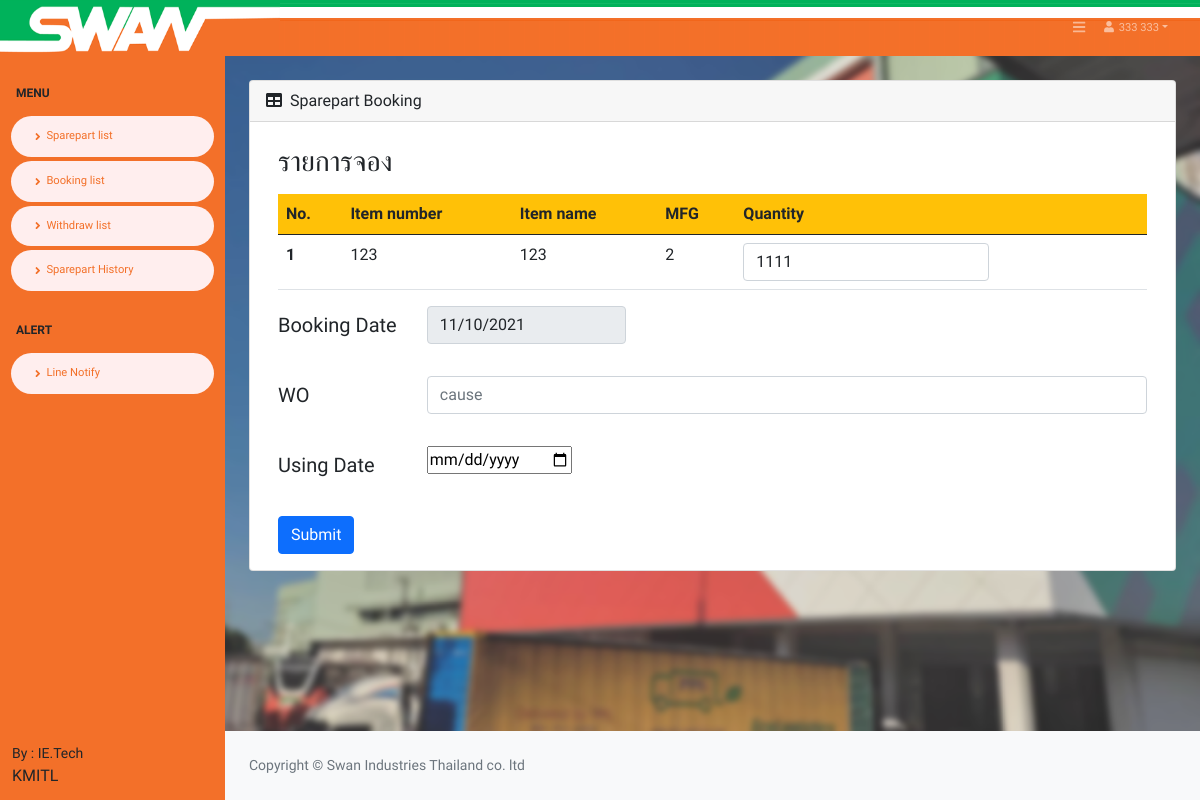
/Member_Booking_form.php?act=edit&ID=58 (signed in), run on the app's committed database.
### tables this page shows
CREATE TABLE `tbl_spare_part` (
  `Sp_ID` int(11) NOT NULL,
  `Sp_number` varchar(20) NOT NULL,
  `Sp_Name` varchar(20) NOT NULL,
  `Sp_Itemgroup` varchar(100) NOT NULL,
  `Sp_warehouse` varchar(100) NOT NULL,
  `Sp_Quantity` int(11) NOT NULL,
  `Sp_Mfg` varchar(100) NOT NULL,
  `Sp_Image` varchar(100) NOT NULL,
  `Sp_Unit` varchar(100) NOT NULL,
  `datesave` date NOT NULL DEFAULT current_timestamp()
);

### Member_Booking_form.php (the view, shortened to what this page needs)
<!DOCTYPE html>
<html lang="en">
    <?php include('h_member.php');
          include('condb.php');
          ?>
    <?php
       $Sp_ID = $_REQUEST["ID"];
       $sql = "SELECT * FROM tbl_spare_part WHERE Sp_ID='$Sp_ID' ";
       $result = mysqli_query($con, $sql) or die ("Error in query: $sql " . mysqli_error());
       $row = mysqli_fetch_array($result);
       extract($row);
    ?>
    <body class="sb-nav-fixed">
  <?php include('nav_Member.php');?>
    <div id="layoutSidenav_content">
    <main>
                    <br>
                    <div class="container-fluid px-4">
                        <div class="card mb-4">
                            <div class="card-header">
                                <i class="fas fa-table me-1"></i>
                                Sparepart Booking
                            </div>
                            <div class="card-body">
<form  name="sparepart" action="Member_Booking_form_db.php" method="POST" id="member" class="form-horizontal">
                                <div class="container">
                                <label for="colFormLabelSm" class="col-sm-5 col-form-label "><h3>รายการจอง</h3></label>
                                <table class="table">
  <thead class="bg-warning">
    <tr>
      <th scope="col">No.</th>
      <th scope="col">Item number</th>
      <th scope="col">Item name</th>
      <th scope="col">MFG</th>
      <th scope="col">Quantity</th>
    </tr>
  </thead>
  <tbody>
  <tr>
      <th scope="row">1</th>
      <td><?=$Sp_number;?></td>
      <td><?=$Sp_Name;?></td>
      <td><?=$Sp_Mfg;?></td>
      <td> <input name="Sp_Quantity2" type="text" required class="form-control2" id="Sp_Quantity2"  value="<?=$Sp_Quantity;?>"  placeholder="Quantity"></td>
    </tr>
  </tbody>
</table>
<div class="form-group row">
    <label for="colFormLabelSm" class="col-sm-2 col-form-label "><h5>Booking Date</h5></label>
    <div class="col-sm-3 ">
    <div class="input-group-prepend">
          <div name="date_book" class="input-group-text" id="date_book" value="<?php echo date("m/d/Y");?>"><?php echo date("m/d/Y");?></div>
        </div>
    </div>
</div>
<br>
<div class="form-group row">
    <label for="colFormLabelSm" class="col-sm-2 col-form-label "><h5>WO</h5></label>
    <div class="col-sm-10">
    <input name="cause" type="text" required class="form-control" id="cause"   placeholder="cause">
    </div>
  </div>
  <br>
  <div class="form-group row">
    <label for="colFormLabelSm" class="col-sm-2 col-form-label "><h5>Using Date</h5></label>
    <div class="col-sm-3">
    <input type="date" id="date_use" name="date_use" >
    </div>
  </div>
  <br>
  <button type="submit" class="btn btn-primary">Submit</button>
</form>
</div>
                            </div>
                        </div>
                    </div>
                </main>            <?php include('footer.php');?>
            </div>
        </div>
    </body>
</html>

### css/color.css (style rules this page uses)
body { font-family: 'Varela Round', sans-serif; }

### data on the page
tbl_spare_part: Sp_number "123", Sp_Name "123", Sp_Mfg "2", Sp_Quantity2 "1111"

### other printed values
$member_nameF "333"
$member_nameL "333"
